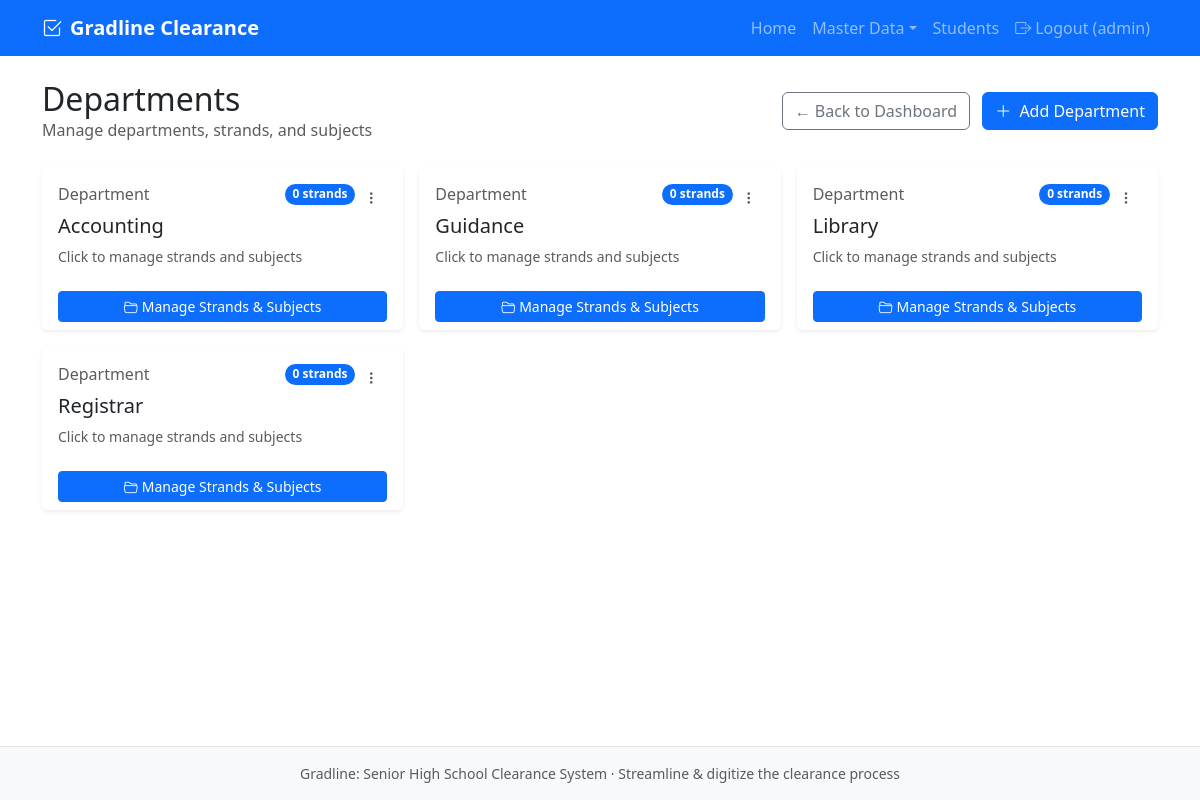
Page /admin/departments/index.php (signed in) on the earlier database version.
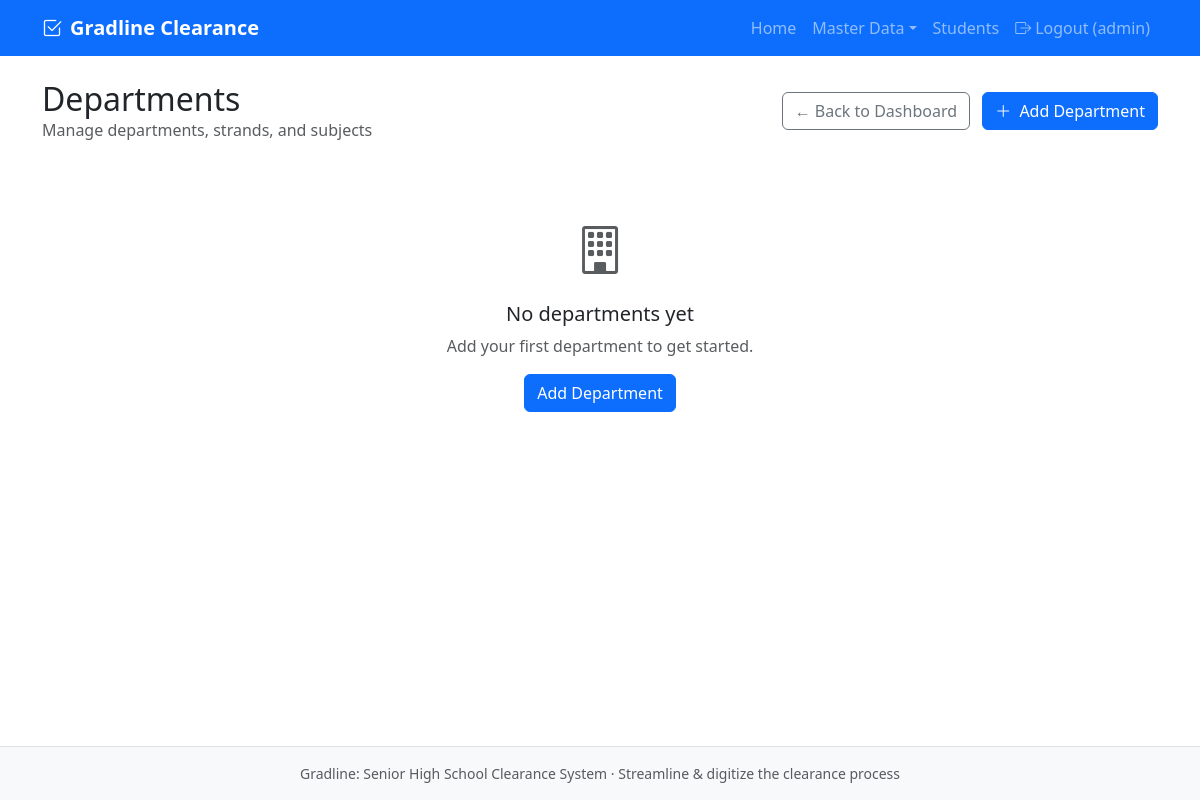
Same page on the later database version.
### tables this page shows
CREATE TABLE departments (
    department_id INT AUTO_INCREMENT PRIMARY KEY,
    department_name VARCHAR(100) NOT NULL
);

### admin/departments/index.php (the view, shortened to what this page needs)
<?php
$pdo = getDB();
$stmt = $pdo->query("SELECT * FROM departments ORDER BY department_name");
$rows = $stmt->fetchAll();
require_once __DIR__ . '/../../includes/header.php';
?>
<div class="d-flex justify-content-between align-items-center mb-4">
    <div>
        <h1 class="h2 mb-0">Departments</h1>
        <p class="text-muted mb-0">Manage departments, strands, and subjects</p>
    </div>
    <div>
        <a href="../../public/index.php" class="btn btn-outline-secondary me-2">← Back to Dashboard</a>
        <a href="create.php" class="btn btn-primary"><i class="bi bi-plus-lg me-1"></i> Add Department</a>
    </div>
</div>
<?php
$departmentCounts = [];
foreach ($rows as $dept) {
    $stmt = $pdo->prepare("SELECT COUNT(*) as strand_count FROM strands WHERE department_id = ?");
    $stmt->execute([$dept['department_id']]);
    $count = $stmt->fetch();
    $departmentCounts[$dept['department_id']] = $count['strand_count'];
}
?>
<?php if (empty($rows)): ?>
    <div class="text-center py-5">
        <i class="bi bi-building text-muted" style="font-size: 3rem;"></i>
        <h5 class="mt-3">No departments yet</h5>
        <p class="text-muted">Add your first department to get started.</p>
        <a href="create.php" class="btn btn-primary">Add Department</a>
    </div>
<?php else: ?>
    <div class="row g-3">
        <?php foreach ($rows as $r): ?>
            <div class="col-md-6 col-lg-4">
                <div class="card h-100 border-primary admin-dashboard-card">
                    <div class="card-body">
                        <div class="d-flex justify-content-between align-items-start">
                            <div class="flex-grow-1">
                                <div class="d-flex justify-content-between align-items-center mb-2">
                                    <span class="text-muted">Department</span>
                                    <span class="badge bg-primary rounded-pill"><?php echo $departmentCounts[$r['department_id']]; ?> strands</span>
                                </div>
                                <h5 class="card-title mt-2"><?php echo htmlspecialchars($r['department_name']); ?></h5>
                                <p class="card-text small text-muted mb-0">Click to manage strands and subjects</p>
                            </div>
                            <div class="dropdown">
                                <button class="btn btn-sm btn-link text-muted" type="button" data-bs-toggle="dropdown" aria-expanded="false">
                                    <i class="bi bi-three-dots-vertical"></i>
                                </button>
                            </div>
                        </div>
                    </div>
                    <div class="card-footer bg-transparent border-0">
                        <a href="view.php?id=<?php echo (int)$r['department_id']; ?>" class="btn btn-primary btn-sm w-100">
                            <i class="bi bi-folder2-open me-1"></i>Manage Strands & Subjects
                        </a>
                    </div>
                </div>
            </div>
        <?php endforeach; ?>
    </div>
<?php endif; ?>
<?php require_once __DIR__ . '/../../includes/footer.php'; ?>

Differences in the rows shown:
removed departments: department_id "0", department_name "Accounting"
removed departments: department_id "0", department_name "Guidance"
removed departments: department_id "0", department_name "Library"
removed departments: department_id "0", department_name "Registrar"
Other differences:
text now shown: "No departments yet Add your first department to get started. Add Department"
